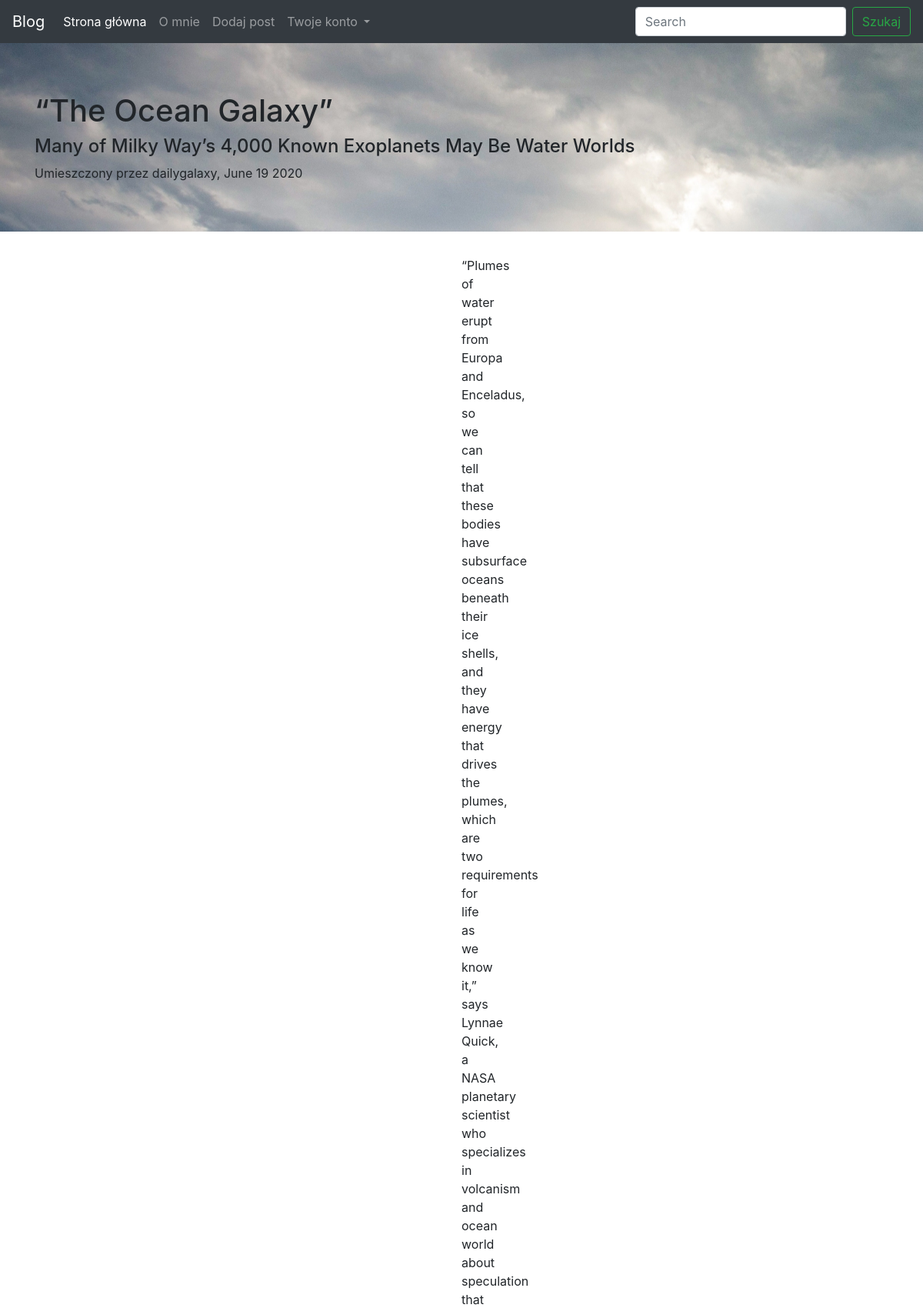
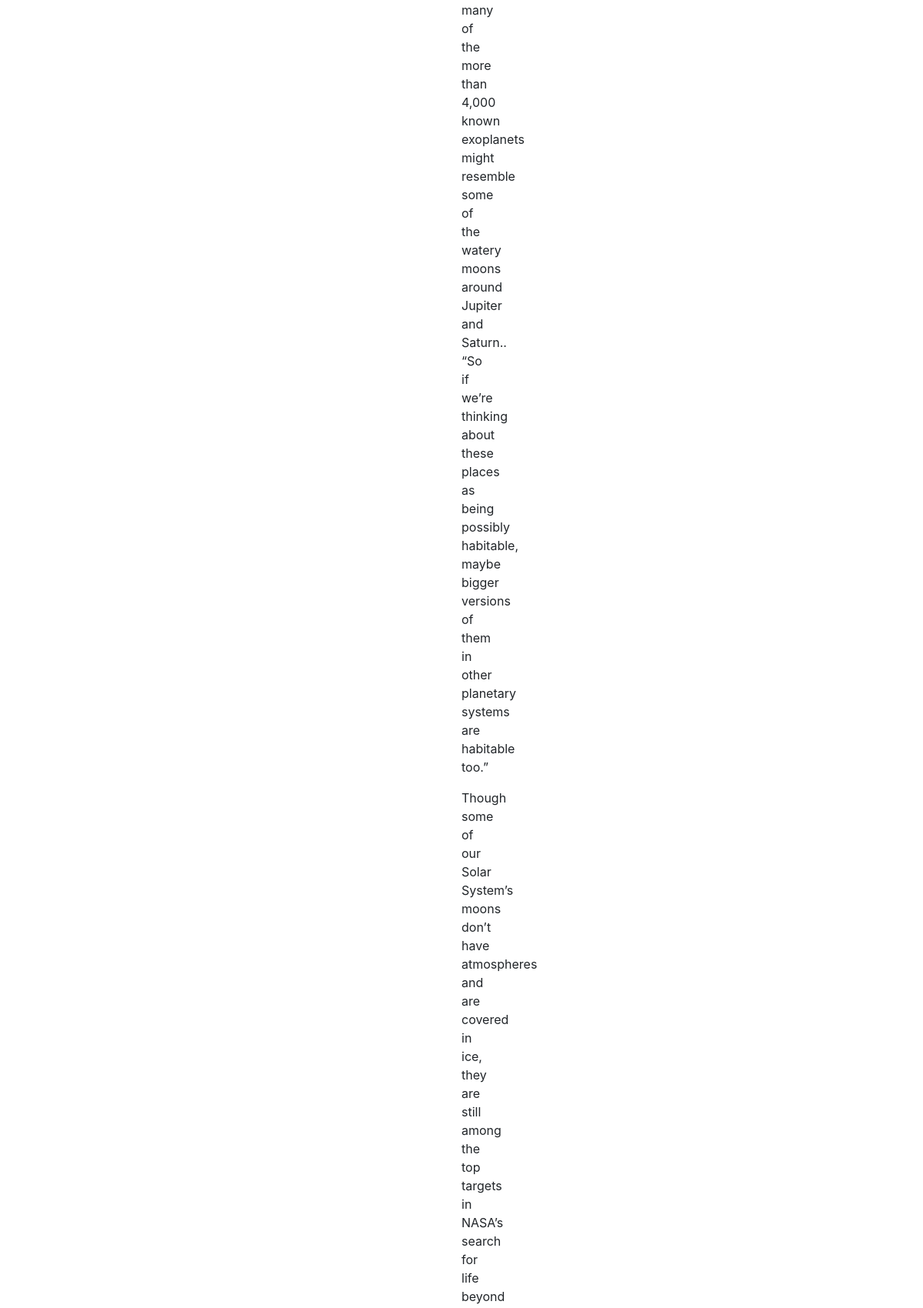
The app's page /kontent/1 (upper part) with its own data (2 pictures, top to bottom).
### app/routes.py (models this page shows)
class Blogpost(db.Model):
    id = db.Column(db.Integer, primary_key=True)
    title = db.Column(db.String(50))
    subtitle = db.Column(db.String(50))
    author = db.Column(db.String(30))
    date_posted = db.Column(db.DateTime)
    content = db.Column(db.Text)

### app/routes.py (the view)
@app.route("/kontent/<int:post_id>")
def kontent(post_id):
    post = Blogpost.query.filter_by(id=post_id).one()
    date_posted = post.date_posted.strftime('%B %d %Y')
    return render_template("kontent.html", post=post, date_posted=date_posted)

### app/templates/kontent.html (shortened to what this page needs)
{% extends "baza.html" %}
{% block content %}
    {% if tytul == "Strona główna" %}
        <h1></h1>
        <p></p>
    {% else %}
        <h1>{{ post.title }}</h1>
        <h4>{{ post.subtitle }}</h4>
        <span class="meta">Umieszczony przez {{ post.author }}, {{ date_posted }}</span>
    {% endif %}
{% endblock %}
{% block kontentPostu %}
    {{ post.content|safe }}
{% endblock %}

### records on screen
Blogpost: title "“The Ocean Galaxy”", subtitle "Many of Milky Way’s 4,000 Known Exoplanets May Be Water Worlds", author "dailygalaxy", content "“Plumes of water erupt from Europa and Enceladus, so we can tell that these bodies have subsurface oceans beneath their ice shells, and they have energy that drives the plumes, which are two requirements for life as we know it,” says Lynnae Quick, a NASA planetary scientist who specializes in volcanism and ocean world about speculation that many of the more than 4,000 known exoplanets might resemble some of the watery moons around Jupiter and Saturn.. “So if we’re thinking about these places as being possibly habitable, maybe bigger versions of them in other planetary systems are habitable too.”"

### other values on screen
{{ date_posted }} "June 19 2020"
